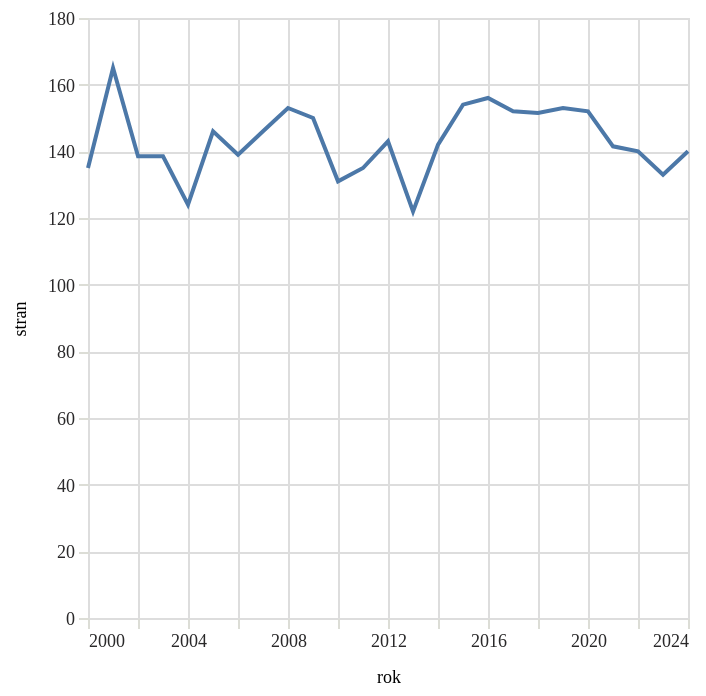

Notebook code for this chart:
### Code cell
alt.Chart(
    alt_friendly(df.explode("655_a").filter(pl.col("655_a") == "české novely").group_by("rok").agg(pl.col("stran").median()).sort(by="rok"))
).mark_line().encode(
    alt.X("rok:T"),
    alt.Y("stran:Q")
)

### Figure 1 — Vega-Lite specification as saved in the notebook (floating-point values rounded to 4 significant figures)
{"config": {"title": {"font": "Noticia Text", "fontSize": 11.5, "anchor": "start", "lineHeight": 19, "fontWeight": "bolder", "subtitleFont": "Noticia Text", "subtitleFontSize": 10, "subtitleLineHeight": 15, "subtitlePadding": 10, "dy": -10, "color": "#292829", "subtitleColor": "#292829"}, "axis": {"labelFont": "Asap", "titleFont": "Asap", "fontWeight": "lighter", "titleFontWeight": "lighter", "labelFontSize": 9, "titleFontSize": 9, "labelPadding": 2, "titlePadding": 9, "domainOpacity": 0, "tickColor": "#DCDDD6", "labelColor": "#292829"}, "legend": {"labelFont": "Asap", "labelFontWeight": "normal", "titleFont": "Asap", "titleFontWeight": "normal", "labelFontSize": 9, "titleFontSize": 9, "labelColor": "#292829"}}, "data": {"name": "data-5fab8fb6a30ffe9577180c57c9dc1b45"}, "mark": {"type": "line"}, "encoding": {"x": {"field": "rok", "type": "temporal"}, "y": {"field": "stran", "type": "quantitative"}}, "$schema": "https://vega.github.io/schema/vega-lite/v5.8.0.json", "datasets": {"data-5fab8fb6a30ffe9577180c57c9dc1b45": [{"rok": "2000-01-01T00:00:00", "stran": 135.0}, {"rok": "2001-01-01T00:00:00", "stran": 165.0}, {"rok": "2002-01-01T00:00:00", "stran": 138.5}, {"rok": "2003-01-01T00:00:00", "stran": 138.5}, {"rok": "2004-01-01T00:00:00", "stran": 124.0}, {"rok": "2005-01-01T00:00:00", "stran": 146.0}, {"rok": "2006-01-01T00:00:00", "stran": 139.0}, {"rok": "2007-01-01T00:00:00", "stran": 146.0}, {"rok": "2008-01-01T00:00:00", "stran": 153.0}, {"rok": "2009-01-01T00:00:00", "stran": 150.0}, {"rok": "2010-01-01T00:00:00", "stran": 131.0}, {"rok": "2011-01-01T00:00:00", "stran": 135.0}, {"rok": "2012-01-01T00:00:00", "stran": 143.0}, {"rok": "2013-01-01T00:00:00", "stran": 122.0}, {"rok": "2014-01-01T00:00:00", "stran": 142.0}, {"rok": "2015-01-01T00:00:00", "stran": 154.0}, {"rok": "2016-01-01T00:00:00", "stran": 156.0}, {"rok": "2017-01-01T00:00:00", "stran": 152.0}, {"rok": "2018-01-01T00:00:00", "stran": 151.5}, {"rok": "2019-01-01T00:00:00", "stran": 153.0}, {"rok": "2020-01-01T00:00:00", "stran": 152.0}, {"rok": "2021-01-01T00:00:00", "stran": 141.5}, {"rok": "2022-01-01T00:00:00", "stran": 140.0}, {"rok": "2023-01-01T00:00:00", "stran": 133.0}, {"rok": "2024-01-01T00:00:00", "stran": 140.0}]}}
